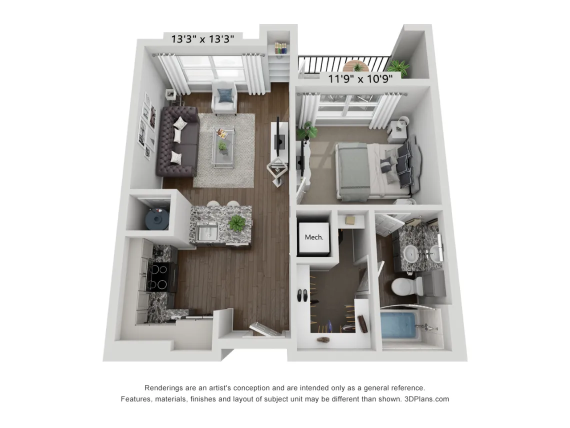
#> input picture data/input/image1.webp, 1140 x 855 px, found by its file name (shown at 1/2 size)
$ jupyter execute 01_opencv_approach.ipynb
#> lines starting #> are read from the running program, lines starting #| are printed output that depends on the picture; after the words box and inside, x2 and y2 are one past the last pixel; in counts of white or black regions, pixels touching at a corner belong together
[cell 1]
import os

import cv2
import numpy as np
from collections import deque

import matplotlib.pyplot as plt

[cell 2]
def remove_background(img, tol=15, fill_color=(0, 0, 0)):
    h, w = img.shape[:2]
    flood_mask = np.zeros((h + 2, w + 2), np.uint8)
    result = img.copy()
    seeds = [(0, 0), (w - 1, 0), (0, h - 1), (w - 1, h - 1)]
    for seed in seeds:
        cv2.floodFill(result, flood_mask, seed, fill_color,
                       loDiff=(tol, tol, tol), upDiff=(tol, tol, tol),
                       flags=4 | cv2.FLOODFILL_FIXED_RANGE)
    bg_mask = np.all(result == fill_color, axis=-1)
    return result, bg_mask


def preprocess_image(img, target_width=None, target_height=600,
                      remove_bg=True, bg_tol=15):
    h, w = img.shape[:2]

    if target_width is None and target_height is None:
        target_width, target_height = w, h
    elif target_width is not None and target_height is None:
        r = target_width / float(w)
        target_height = int(h * r)
    elif target_height is not None and target_width is None:
        r = target_height / float(h)
        target_width = int(w * r)

    resized = cv2.resize(img, (target_width, target_height), interpolation=cv2.INTER_LINEAR)

    if remove_bg:
        resized, _ = remove_background(resized, tol=bg_tol)

    return resized


def detect_lines_lsd(image, lsd):
    lines, widths, precisions, nfa = lsd.detect(image)
    return lines


def detect_lines_per_channel(color_img, lsd):
    b, g, r = cv2.split(color_img)
    lines_b = detect_lines_lsd(b, lsd)
    lines_g = detect_lines_lsd(g, lsd)
    lines_r = detect_lines_lsd(r, lsd)

    all_lines = []
    for lines in (lines_b, lines_g, lines_r):
        if lines is not None:
            all_lines.extend(lines)
    return np.array(all_lines) if all_lines else None


def find_longest_line(lines):
    longest = None
    longest_len = -1
    for line in lines:
        x1, y1, x2, y2 = np.asarray(line).reshape(-1)
        length = ((x2 - x1) ** 2 + (y2 - y1) ** 2) ** 0.5
        if length > longest_len:
            longest_len = length
            longest = (x1, y1, x2, y2)
    return longest, longest_len


def bfs_region_color(color_img, start_x, start_y, threshold=1):
    h, w = color_img.shape[:2]
    visited = np.zeros((h, w), dtype=bool)

    start_x, start_y = int(round(start_x)), int(round(start_y))
    if not (0 <= start_x < w and 0 <= start_y < h):
        print(f"Стартова точка ({start_x},{start_y}) поза межами зображення")
        return visited

    queue = deque([(start_x, start_y)])
    visited[start_y, start_x] = True
    neighbors = [(-1, 0), (1, 0), (0, -1), (0, 1)]

    img_int = color_img.astype(np.int16)

    while queue:
        cx, cy = queue.popleft()
        current_pixel = img_int[cy, cx]  # [B, G, R]

        for dx, dy in neighbors:
            nx, ny = cx + dx, cy + dy
            if 0 <= nx < w and 0 <= ny < h and not visited[ny, nx]:
                neighbor_pixel = img_int[ny, nx]
                diff = np.abs(neighbor_pixel - current_pixel)  # [dB, dG, dR]

                if np.all(diff <= threshold):
                    visited[ny, nx] = True
                    queue.append((nx, ny))

    return visited


def postprocess_color(color_img, lines, output_path="postprocess_color_output.png",
                       threshold=1, seed_offset=6):
    if lines is None or len(lines) == 0:
        raise ValueError("Немає ліній для обробки")

    (x1, y1, x2, y2), length = find_longest_line(lines)
    print(f"Найдовша лінія: ({x1:.1f}, {y1:.1f}) -> ({x2:.1f}, {y2:.1f}), довжина={length:.1f}")

    dx, dy = x2 - x1, y2 - y1
    line_len = (dx ** 2 + dy ** 2) ** 0.5
    dx, dy = dx / line_len, dy / line_len
    nx, ny = -dy, dx

    mid_x, mid_y = (x1 + x2) / 2, (y1 + y2) / 2
    seed_a = (mid_x + nx * seed_offset, mid_y + ny * seed_offset)
    seed_b = (mid_x - nx * seed_offset, mid_y - ny * seed_offset)

    print(f"Стартова точка A: ({seed_a[0]:.1f}, {seed_a[1]:.1f})")
    print(f"Стартова точка B: ({seed_b[0]:.1f}, {seed_b[1]:.1f})")

    visited_a = bfs_region_color(color_img, *seed_a, threshold=threshold)
    visited_b = bfs_region_color(color_img, *seed_b, threshold=threshold)

    print(f"Розмір регіону A: {visited_a.sum()} пікселів")
    print(f"Розмір регіону B: {visited_b.sum()} пікселів")

    result = color_img.copy()
    result[visited_a] = (0, 0, 255)
    result[visited_b] = (255, 0, 0)

    cv2.line(result, (int(x1), int(y1)), (int(x2), int(y2)), (0, 255, 0), 2)

    cv2.imwrite(output_path, result)
    print(f"Результат збережено у: {output_path}")

    return visited_a, visited_b


def label_rooms(color_img, visited_a, visited_b, output_path="rooms_labeled.png",
                 min_area=300, alpha=0.45):
    barrier = visited_a | visited_b
    free = ~barrier

    num_labels, labels, stats, centroids = cv2.connectedComponentsWithStats(
        free.astype(np.uint8), connectivity=8
    )

    rng = np.random.RandomState(0)
    overlay = color_img.copy()
    kept_ids = []

    for i in range(1, num_labels):
        if stats[i, cv2.CC_STAT_AREA] < min_area:
            continue
        kept_ids.append(i)
        color = np.array([int(c) for c in rng.randint(60, 255, size=3)])
        mask = (labels == i)
        overlay[mask] = (overlay[mask] * (1 - alpha) + color * alpha).astype(np.uint8)

    for room_id, i in enumerate(kept_ids, start=1):
        cx, cy = int(centroids[i][0]), int(centroids[i][1])
        text = str(room_id)
        (tw, th), _ = cv2.getTextSize(text, cv2.FONT_HERSHEY_SIMPLEX, 1.0, 2)
        cv2.rectangle(overlay, (cx - tw//2 - 6, cy - th//2 - 6),
                      (cx + tw//2 + 6, cy + th//2 + 6), (0, 0, 0), -1)
        cv2.putText(overlay, text, (cx - tw//2, cy + th//2),
                    cv2.FONT_HERSHEY_SIMPLEX, 1.0, (255, 255, 255), 2)

    cv2.imwrite(output_path, overlay)
    return labels, stats, kept_ids


def process(image_path, output_path="lsd_output.png",
            postprocess_output="postprocess_color_output.png",
            threshold=2, seed_offset=6):
    img = cv2.imread(image_path)

    preprocessed_image = preprocess_image(img)

    lsd = cv2.createLineSegmentDetector(0)
    lines = detect_lines_per_channel(preprocessed_image, lsd)

    result = preprocessed_image.copy()
    if lines is not None:
        result = lsd.drawSegments(result, lines)
    cv2.imwrite(output_path, result)


    visited_a, visited_b = postprocess_color(preprocessed_image, lines, output_path=output_path,
                           threshold=threshold, seed_offset=seed_offset)

    labels_output_path = os.path.join(os.path.dirname(output_path), os.path.basename(output_path).split('.')[0] + "_rooms.webp")
    print(f"Labels path: {labels_output_path}")
    label_rooms(preprocessed_image, visited_a, visited_b, output_path)

[cell 3]
image_path = r"/home/petro/projects/test-assignments/room-regions-detection/data/input/image1.webp"
output_path = "/home/petro/projects/test-assignments/room-regions-detection/data/output/image1.webp"
process(image_path, output_path)
#> in process, img is the input picture: shape (855, 1140, 3); mean B, G, R 205.7, 207.6, 208.9
#> in remove_background, `bg_mask = np.all(result == fill_color, axis=-1)`:
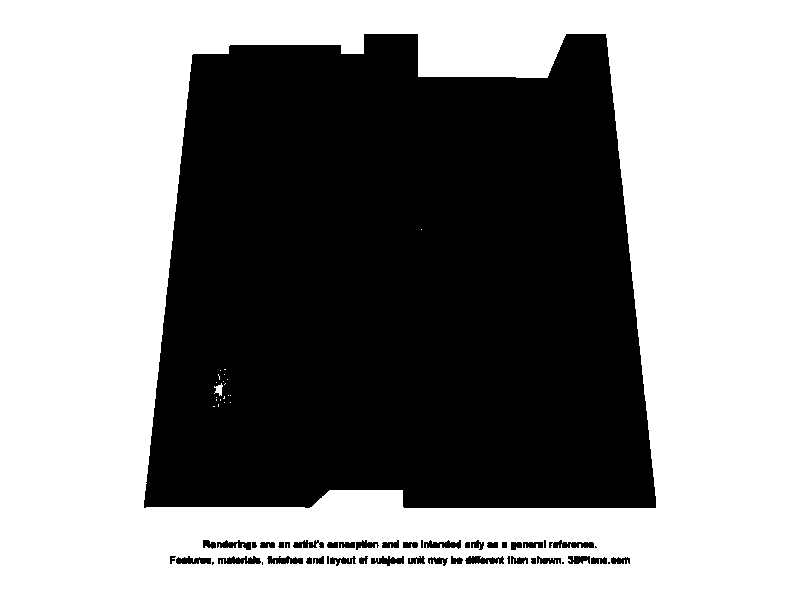
#> bg_mask: shape (600, 800) bool; 55.6% white; 49 black regions (9 under 20 px), largest, box (x1, y1, x2, y2) and area: (144, 34, 656, 508) 208950, (218, 556, 261, 564) 241, (549, 540, 594, 548) 233
#> in detect_lines_lsd, `lines, widths, precisions, nfa = lsd.detect(image)`: lines = 675 rows, first 6: [639.8, 353.2, 605.7, 34.37], [191.5, 55.45, 143.3, 505.8], [310.6, 489.3, 401.9, 489.5], [339.4, 44.33, 230.6, 44.35], [656, 505.7, 640, 355.6], [228.1, 53.32, 193.1, 53.19]; widths = 675 values, max 36.54 at index 390, min 1.25 at index 207, mean 4.31; precisions = 675 values from 0.125 to 0.125; nfa = None
#> in detect_lines_per_channel, `lines_b = detect_lines_lsd(b, lsd)`: lines_b has the same summary as lines in detect_lines_lsd
#> in detect_lines_lsd (call 2), `lines, widths, precisions, nfa = lsd.detect(image)`: lines = 691 rows, first 6: [639.7, 353.2, 613.9, 110.5], [191.6, 55.46, 178.8, 173.2], [310.6, 489.3, 401.9, 489.5], [178.8, 174.3, 143.3, 505.8], [613.7, 109.4, 605.6, 34.38], [655.9, 505.7, 644.4, 395.5]; widths = 691 values, max 34.08 at index 386, min 1.25 at index 207, mean 4.23; precisions = 691 values from 0.125 to 0.125
#> in detect_lines_per_channel, `lines_g = detect_lines_lsd(g, lsd)`: lines_g has the same summary as lines in detect_lines_lsd
#> in detect_lines_lsd (call 3), `lines, widths, precisions, nfa = lsd.detect(image)`: lines = 679 rows, first 6: [656, 505.7, 613.9, 110.5], [191.6, 55.46, 178.8, 173.2], [178.8, 174.3, 143.3, 505.8], [310.6, 489.3, 401.9, 489.5], [613.7, 109.4, 605.6, 34.38], [339.4, 44.33, 230.6, 44.35]; widths = 679 values, max 36.41 at index 394, min 1.25 at index 196, mean 4.2; precisions = 679 values from 0.125 to 0.125
#> in detect_lines_per_channel, `lines_r = detect_lines_lsd(r, lsd)`: lines_r has the same summary as lines in detect_lines_lsd
#> the loop in detect_lines_per_channel, `for lines in (lines_b, lines_g, lines_r):` made 3 passes
#> after the loop in detect_lines_per_channel, `for lines in (lines_b, lines_g, lines_r):`: all_lines = 2045 items, first 6: [[639.8, 353.2, 605.7, 34.37]], [[191.5, 55.45, 143.3, 505.8]], [[310.6, 489.3, 401.9, 489.5]], [[339.4, 44.33, 230.6, 44.35]], [[656, 505.7, 640, 355.6]], [[228.1, 53.32, 193.1, 53.19]]
#> in process, `lines = detect_lines_per_channel(preprocessed_image, lsd)`: lines = 2045 rows, first 6: [639.8, 353.2, 605.7, 34.37], [191.5, 55.45, 143.3, 505.8], [310.6, 489.3, 401.9, 489.5], [339.4, 44.33, 230.6, 44.35], [656, 505.7, 640, 355.6], [228.1, 53.32, 193.1, 53.19]
#> in process, `result = lsd.drawSegments(result, lines)`:
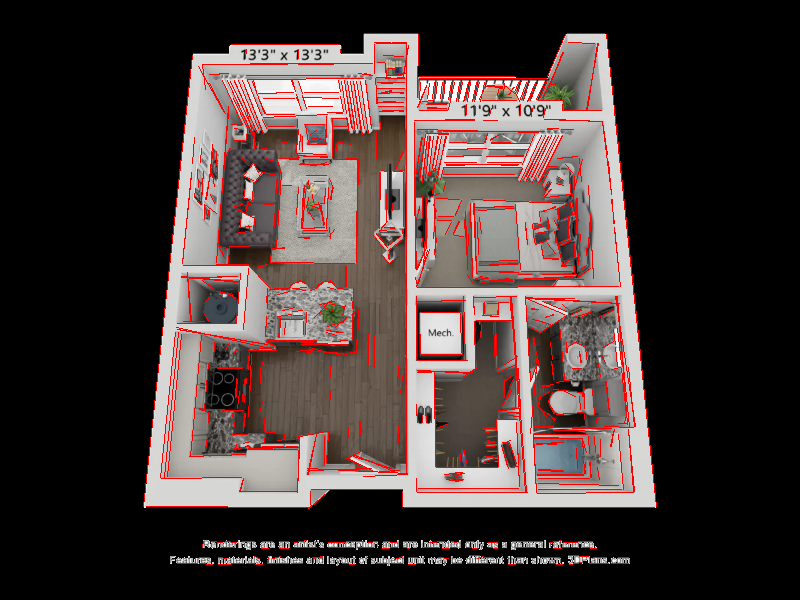
#> result: shape (600, 800, 3); mean B, G, R 56.6, 58.3, 72.9
#> the loop in find_longest_line, `for line in lines:` made 2045 passes
#> (x1, y1, x2, y2, length, longest_len) on passes 1 to 2: (639.8, 353.2, 605.7, 34.37, 320.7, 320.7), (191.5, 55.45, 143.3, 505.8, 452.9, 452.9)
#> after the loop in find_longest_line, `for line in lines:`: longest_len = 452.9
#> in postprocess_color, `(x1, y1, x2, y2), length = find_longest_line(lines)`: x1 = 191.5; y1 = 55.45; x2 = 143.3; y2 = 505.8; length = 452.9
#| Найдовша лінія: (191.5, 55.5) -> (143.3, 505.8), довжина=452.9
#> in postprocess_color, `dx, dy = x2 - x1, y2 - y1`: dx = -48.24; dy = 450.3
#> in postprocess_color, `line_len = (dx ** 2 + dy ** 2) ** 0.5`: line_len = 452.9
#> in postprocess_color, `dx, dy = dx / line_len, dy / line_len`: dx = -0.107; dy = 0.994
#> in postprocess_color, `nx, ny = -dy, dx`: nx = -0.994; ny = -0.107
#> in postprocess_color, `mid_x, mid_y = (x1 + x2) / 2, (y1 + y2) / 2`: mid_x = 167.4; mid_y = 280.6
#> in postprocess_color, `seed_a = (mid_x + nx * seed_offset, mid_y + ny * seed_offset)`: seed_a = (161.4, 280)
#> in postprocess_color, `seed_b = (mid_x - nx * seed_offset, mid_y - ny * seed_offset)`: seed_b = (173.4, 281.3)
#| Стартова точка A: (161.4, 280.0)
#| Стартова точка B: (173.4, 281.3)
#> in bfs_region_color, `start_x, start_y = int(round(start_x)), int(round(start_y))`: start_x = 161; start_y = 280
#> the loop in bfs_region_color, `while queue:` made 266761 passes
#> (cx, cy) on passes 1 to 3: (161, 280), (160, 280), (162, 280)
#> the loop in bfs_region_color (call 2), `while queue:` made 42358 passes
#> (cx, cy, current_pixel) on passes 1 to 3: (173, 281, [212, 215, 214]), (172, 281, [212, 215, 214]), (174, 281, [213, 216, 215])
#| Розмір регіону A: 266761 пікселів
#| Розмір регіону B: 42358 пікселів
#> the loop in label_rooms, `for room_id, i in enumerate(kept_ids, start=1):` made 8 passes
#> i on passes 1 to 8: 2, 5, 27, 33, 69, 75, 76, 77
#> after the loop in label_rooms, `for room_id, i in enumerate(kept_ids, start=1):`:
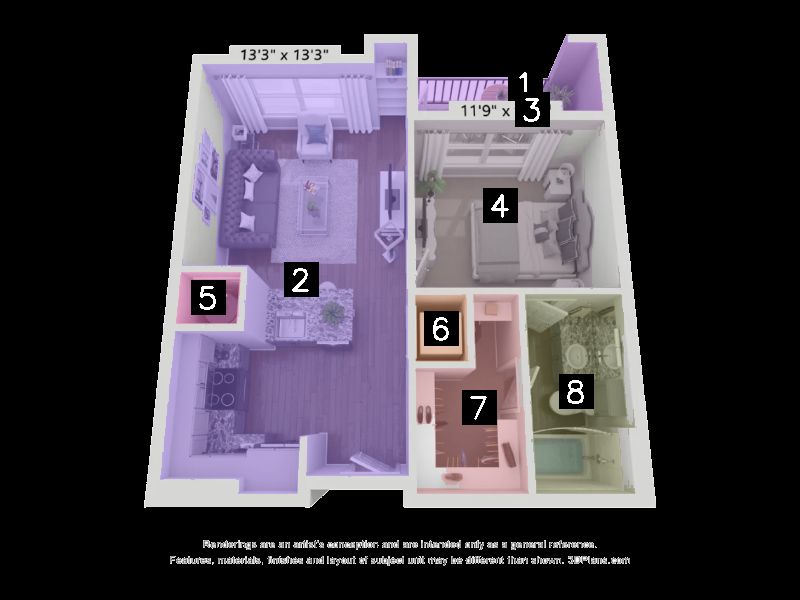
#> overlay: shape (600, 800, 3); mean B, G, R 73, 63.6, 69.4

image_path = r"/home/petro/projects/test-assignments/room-regions-detection/data/input/image2.webp"
output_path = "/home/petro/projects/test-assignments/room-regions-detection/data/output/image2.webp"
process(image_path, output_path)
#> call 2 of process, with postprocess_output = 'postprocess_color_output.png', threshold = 2, seed_offset = 6
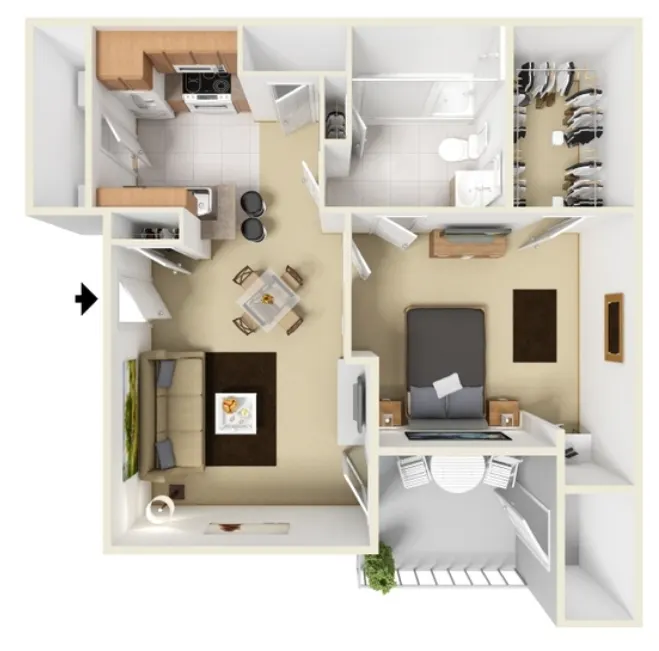
#> input picture data/input/image2.webp, 659 x 651 px, found by its file name
#> in process, img is the input picture: shape (651, 659, 3); mean B, G, R 190, 199.9, 205.2
#> the loop in detect_lines_per_channel (call 2), `for lines in (lines_b, lines_g, lines_r):` made 3 passes
#> in process (call 2), `result = lsd.drawSegments(result, lines)`:
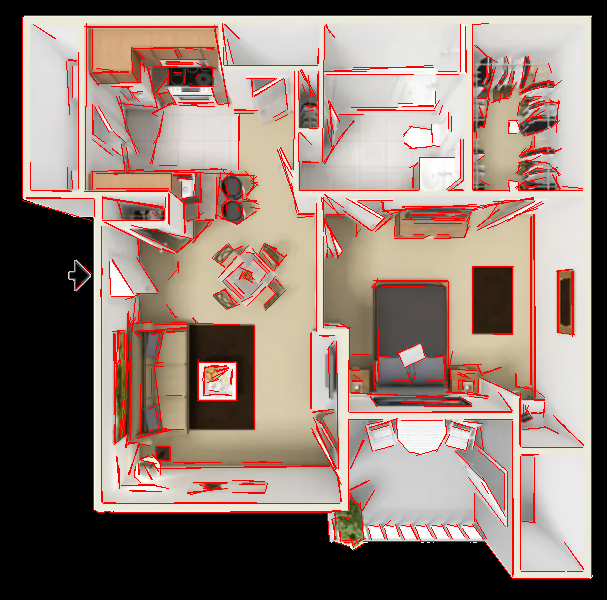
#> result: shape (600, 607, 3); mean B, G, R 115.6, 124.5, 147.2
#> the loop in find_longest_line (call 2), `for line in lines:` made 1799 passes
#> line on passes 1 to 3: [[326.7, 513.1, 329.2, 540.6]], [[93.27, 218.1, 93.26, 508.1]], [[590.6, 15.39, 24.37, 15.4]]
#| Найдовша лінія: (590.6, 15.4) -> (24.4, 15.4), довжина=566.3
#| Стартова точка A: (307.5, 9.4)
#| Стартова точка B: (307.5, 21.4)
#> call 4 of bfs_region_color, with start_x = 307.5, start_y = 21.4, threshold = 2
#> after the loop in bfs_region_color (call 4), `while queue:`:
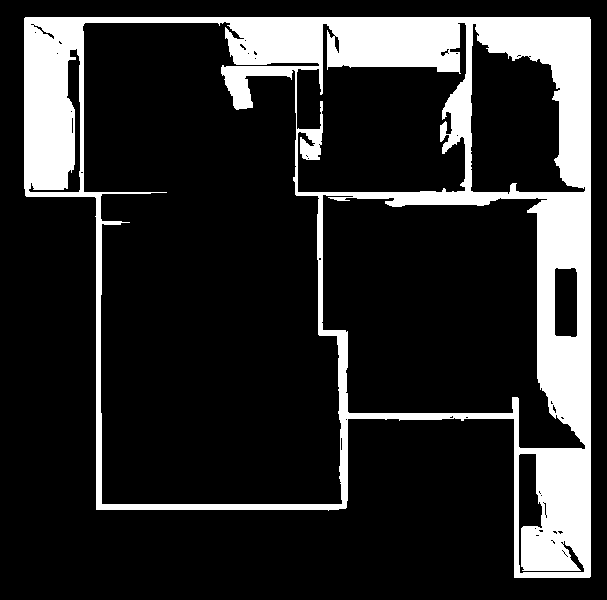
#> visited: shape (600, 607) bool; 17.5% white; 1 white region, box (x1, y1, x2, y2) and area: (24, 17, 591, 578) 63728
#| Розмір регіону A: 91561 пікселів
#| Розмір регіону B: 63728 пікселів
#> call 2 of label_rooms, with min_area = 300, alpha = 0.45
#> in label_rooms (call 2), `num_labels, labels, stats, centroids = cv2.connectedComponentsWithStat..`:
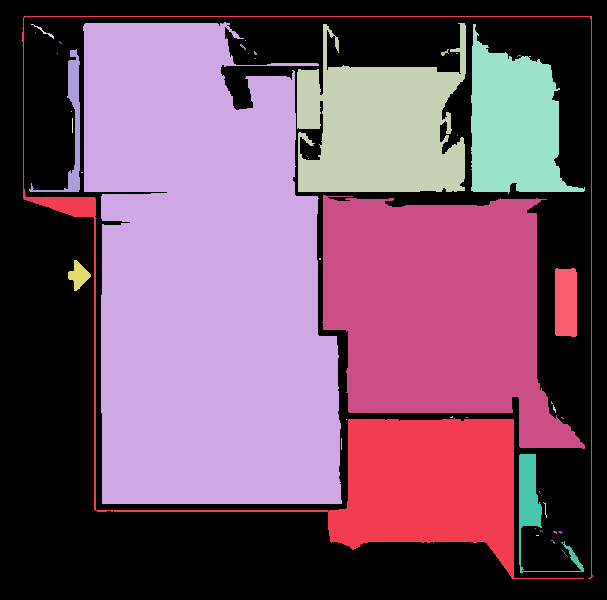
#> labels: shape (600, 607) int32; 46 distinct labels, from 0 to 45; one colour per label, 0 black
#> the loop in label_rooms (call 2), `for room_id, i in enumerate(kept_ids, start=1):` made 9 passes
#> i on passes 1 to 8: 1, 2, 3, 5, 10, 24, 26, 27
#> after the loop in label_rooms (call 2), `for room_id, i in enumerate(kept_ids, start=1):`:
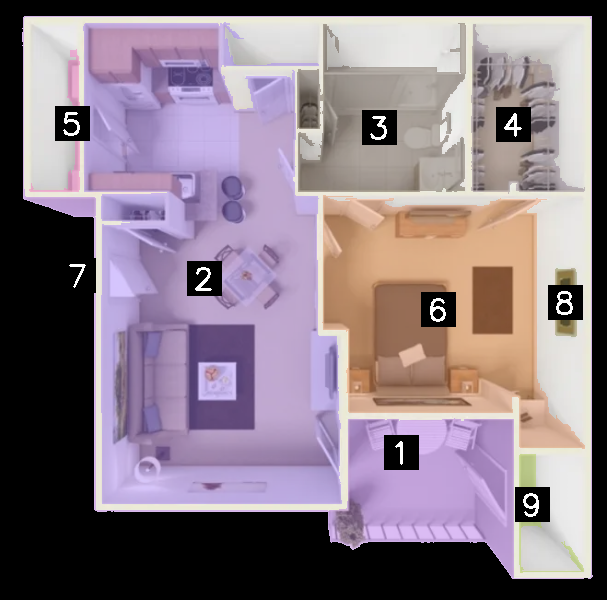
#> overlay: shape (600, 607, 3); mean B, G, R 131.8, 121, 135.9

image_path = r"/home/petro/projects/test-assignments/room-regions-detection/data/input/image3.webp"
output_path = "/home/petro/projects/test-assignments/room-regions-detection/data/output/image3.webp"
process(image_path, output_path)
#> call 3 of process, with postprocess_output = 'postprocess_color_output.png', threshold = 2, seed_offset = 6
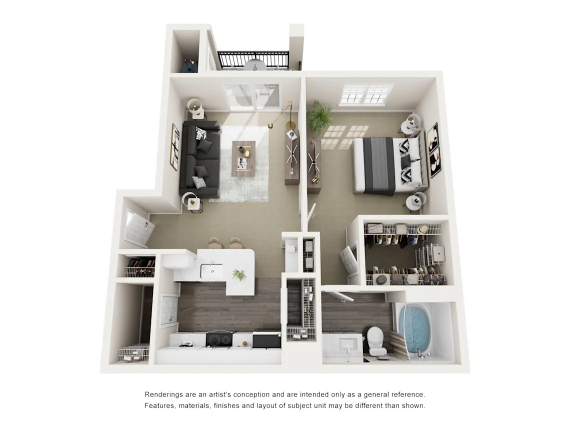
#> input picture data/input/image3.webp, 1140 x 855 px, found by its file name (shown at 1/2 size)
#> in process, img is the input picture: shape (855, 1140, 3); mean B, G, R 212.1, 215.4, 217
#> in detect_lines_per_channel (call 3), `b, g, r = cv2.split(color_img)`:
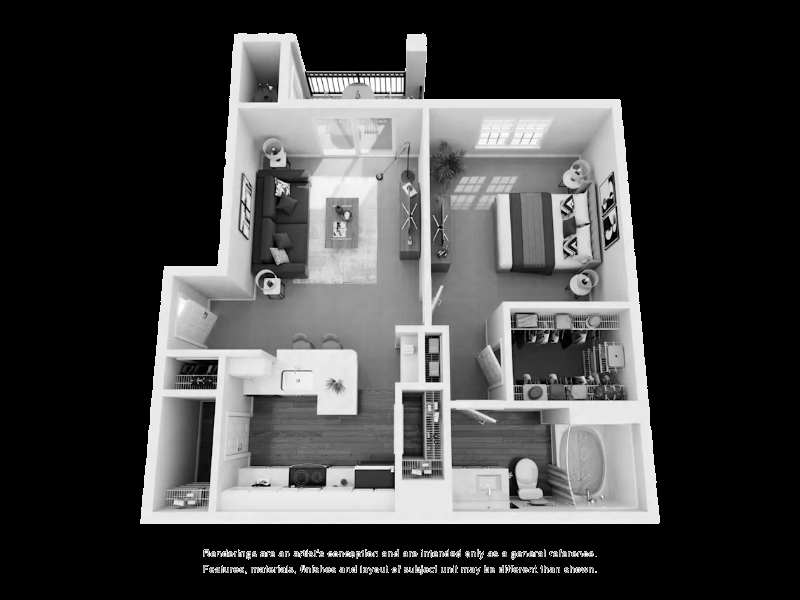
#> b: shape (600, 800); min 0, max 255, mean 67.7
#> the loop in detect_lines_per_channel (call 3), `for lines in (lines_b, lines_g, lines_r):` made 3 passes
#| Найдовша лінія: (140.6, 523.3) -> (658.1, 523.3), довжина=517.5
#| Стартова точка A: (399.4, 529.3)
#| Стартова точка B: (399.4, 517.3)
#| Розмір регіону A: 272002 пікселів
#| Розмір регіону B: 32045 пікселів
